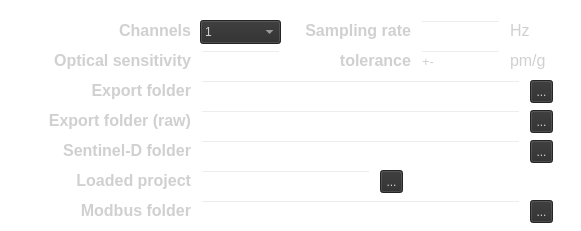
       <widget class="QWidget" name="widget_opt" native="true">
        <property name="geometry">
         <rect>
          <x>0</x>
          <y>170</y>
          <width>581</width>
          <height>231</height>
         </rect>
        </property>
        <property name="layoutDirection">
         <enum>Qt::LeftToRight</enum>
        </property>
        <property name="styleSheet">
         <string notr="true">background-color: rgba(0, 0, 0,0);</string>
        </property>
        <widget class="QToolButton" name="opt_exp_fold_btn">
         <property name="enabled">
          <bool>false</bool>
         </property>
         <property name="geometry">
          <rect>
           <x>530</x>
           <y>80</y>
           <width>23</width>
           <height>23</height>
          </rect>
         </property>
         <property name="styleSheet">
          <string notr="true">color: rgb(208, 208, 208);
border-color: rgb(208, 208, 208);
background-color: rgb(44, 44, 44);</string>
         </property>
         <property name="text">
          <string>...</string>
         </property>
        </widget>
        <widget class="QLabel" name="settings_exp_fold_opt_raw_label">
         <property name="geometry">
          <rect>
           <x>0</x>
           <y>110</y>
           <width>191</width>
           <height>21</height>
          </rect>
         </property>
         <property name="font">
          <font>
           <pointsize>12</pointsize>
           <bold>true</bold>
          </font>
         </property>
         <property name="layoutDirection">
          <enum>Qt::LeftToRight</enum>
         </property>
         <property name="styleSheet">
          <string notr="true">color: rgb(208, 208, 208);</string>
         </property>
         <property name="text">
          <string>Export folder (raw)</string>
         </property>
         <property name="alignment">
          <set>Qt::AlignRight|Qt::AlignTrailing|Qt::AlignVCenter</set>
         </property>
        </widget>
        <widget class="QLineEdit" name="opt_sampling_rate_line">
         <property name="enabled">
          <bool>false</bool>
         </property>
         <property name="geometry">
          <rect>
           <x>420</x>
           <y>20</y>
           <width>81</width>
           <height>24</height>
          </rect>
         </property>
         <property name="styleSheet">
          <string notr="true">color: rgb(208, 208, 208);</string>
         </property>
         <property name="alignment">
          <set>Qt::AlignRight|Qt::AlignTrailing|Qt::AlignVCenter</set>
         </property>
        </widget>
        <widget class="QLineEdit" name="opt_sentinel_fold_line">
         <property name="enabled">
          <bool>false</bool>
         </property>
         <property name="geometry">
          <rect>
           <x>200</x>
           <y>140</y>
           <width>321</width>
           <height>24</height>
          </rect>
         </property>
         <property name="styleSheet">
          <string notr="true">color: rgb(208, 208, 208);</string>
         </property>
        </widget>
        <widget class="QLineEdit" name="opt_exp_folder_raw_line">
         <property name="enabled">
          <bool>false</bool>
         </property>
         <property name="geometry">
          <rect>
           <x>200</x>
           <y>110</y>
           <width>321</width>
           <height>24</height>
          </rect>
         </property>
         <property name="styleSheet">
          <string notr="true">color: rgb(208, 208, 208);</string>
         </property>
        </widget>
        <widget class="QToolButton" name="opt_sentinel_fold_btn">
         <property name="enabled">
          <bool>false</bool>
         </property>
         <property name="geometry">
          <rect>
           <x>530</x>
           <y>140</y>
           <width>23</width>
           <height>23</height>
          </rect>
         </property>
         <property name="styleSheet">
          <string notr="true">color: rgb(208, 208, 208);
border-color: rgb(208, 208, 208);
background-color: rgb(44, 44, 44);</string>
         </property>
         <property name="text">
          <string>...</string>
         </property>
        </widget>
        <widget class="QLineEdit" name="opt_exp_folder_line">
         <property name="enabled">
          <bool>false</bool>
         </property>
         <property name="geometry">
          <rect>
           <x>200</x>
           <y>80</y>
           <width>321</width>
           <height>24</height>
          </rect>
         </property>
         <property name="styleSheet">
          <string notr="true">color: rgb(208, 208, 208);</string>
         </property>
         <property name="alignment">
          <set>Qt::AlignLeading|Qt::AlignLeft|Qt::AlignVCenter</set>
         </property>
        </widget>
        <widget class="QToolButton" name="opt_exp_fold_raw_btn">
         <property name="enabled">
          <bool>false</bool>
         </property>
         <property name="geometry">
          <rect>
           <x>530</x>
           <y>110</y>
           <width>23</width>
           <height>23</height>
          </rect>
         </property>
         <property name="styleSheet">
          <string notr="true">color: rgb(208, 208, 208);
border-color: rgb(208, 208, 208);
background-color: rgb(44, 44, 44);</string>
         </property>
         <property name="text">
          <string>...</string>
         </property>
        </widget>
        <widget class="QLabel" name="settings_opt_exp_fold_label">
         <property name="geometry">
          <rect>
           <x>40</x>
           <y>80</y>
           <width>151</width>
           <height>21</height>
          </rect>
         </property>
         <property name="font">
          <font>
           <pointsize>12</pointsize>
           <bold>true</bold>
          </font>
         </property>
         <property name="layoutDirection">
          <enum>Qt::LeftToRight</enum>
         </property>
         <property name="styleSheet">
          <string notr="true">color: rgb(208, 208, 208);</string>
         </property>
         <property name="text">
          <string>Export folder</string>
         </property>
         <property name="alignment">
          <set>Qt::AlignRight|Qt::AlignTrailing|Qt::AlignVCenter</set>
         </property>
        </widget>
        <widget class="QLabel" name="settings_hz2_label">
         <property name="geometry">
          <rect>
           <x>510</x>
           <y>20</y>
           <width>21</width>
           <height>21</height>
          </rect>
         </property>
         <property name="font">
          <font>
           <pointsize>12</pointsize>
          </font>
         </property>
         <property name="styleSheet">
          <string notr="true">color: rgb(208, 208, 208);</string>
         </property>
         <property name="text">
          <string>Hz</string>
         </property>
        </widget>
        <widget class="QLabel" name="settings_sampl_rate_opt_label">
         <property name="geometry">
          <rect>
           <x>290</x>
           <y>20</y>
           <width>121</width>
           <height>21</height>
          </rect>
         </property>
         <property name="font">
          <font>
           <pointsize>12</pointsize>
           <bold>true</bold>
          </font>
         </property>
         <property name="layoutDirection">
          <enum>Qt::LeftToRight</enum>
         </property>
         <property name="styleSheet">
          <string notr="true">color: rgb(208, 208, 208);</string>
         </property>
         <property name="text">
          <string>Sampling rate</string>
         </property>
         <property name="alignment">
          <set>Qt::AlignRight|Qt::AlignTrailing|Qt::AlignVCenter</set>
         </property>
        </widget>
        <widget class="QLabel" name="settings_load_project_label">
         <property name="geometry">
          <rect>
           <x>40</x>
           <y>160</y>
           <width>151</width>
           <height>41</height>
          </rect>
         </property>
         <property name="font">
          <font>
           <pointsize>12</pointsize>
           <bold>true</bold>
          </font>
         </property>
         <property name="layoutDirection">
          <enum>Qt::LeftToRight</enum>
         </property>
         <property name="styleSheet">
          <string notr="true">color: rgb(208, 208, 208);</string>
         </property>
         <property name="text">
          <string>Loaded project</string>
         </property>
         <property name="alignment">
          <set>Qt::AlignRight|Qt::AlignTrailing|Qt::AlignVCenter</set>
         </property>
        </widget>
        <widget class="QLineEdit" name="opt_loaded_project_line">
         <property name="enabled">
          <bool>false</bool>
         </property>
         <property name="geometry">
          <rect>
           <x>200</x>
           <y>170</y>
           <width>171</width>
           <height>24</height>
          </rect>
         </property>
         <property name="styleSheet">
          <string notr="true">color: rgb(208, 208, 208);</string>
         </property>
        </widget>
        <widget class="QLabel" name="settings_sentinel_fold_label">
         <property name="geometry">
          <rect>
           <x>30</x>
           <y>140</y>
           <width>161</width>
           <height>21</height>
          </rect>
         </property>
         <property name="font">
          <font>
           <pointsize>12</pointsize>
           <bold>true</bold>
          </font>
         </property>
         <property name="layoutDirection">
          <enum>Qt::LeftToRight</enum>
         </property>
         <property name="styleSheet">
          <string notr="true">color: rgb(208, 208, 208);</string>
         </property>
         <property name="text">
          <string>Sentinel-D folder</string>
         </property>
         <property name="alignment">
          <set>Qt::AlignRight|Qt::AlignTrailing|Qt::AlignVCenter</set>
         </property>
        </widget>
        <widget class="QToolButton" name="opt_loaded_project_btn">
         <property name="enabled">
          <bool>false</bool>
         </property>
         <property name="geometry">
          <rect>
           <x>380</x>
           <y>170</y>
           <width>23</width>
           <height>23</height>
          </rect>
         </property>
         <property name="styleSheet">
          <string notr="true">color: rgb(208, 208, 208);
border-color: rgb(208, 208, 208);
background-color: rgb(44, 44, 44);</string>
         </property>
         <property name="text">
          <string>...</string>
         </property>
        </widget>
        <widget class="QLabel" name="settings_opt_channles_label">
         <property name="geometry">
          <rect>
           <x>40</x>
           <y>20</y>
           <width>151</width>
           <height>21</height>
          </rect>
         </property>
         <property name="font">
          <font>
           <pointsize>12</pointsize>
           <bold>true</bold>
          </font>
         </property>
         <property name="layoutDirection">
          <enum>Qt::LeftToRight</enum>
         </property>
         <property name="styleSheet">
          <string notr="true">color: rgb(208, 208, 208);</string>
         </property>
         <property name="text">
          <string>Channels</string>
         </property>
         <property name="alignment">
          <set>Qt::AlignRight|Qt::AlignTrailing|Qt::AlignVCenter</set>
         </property>
        </widget>
        <widget class="QComboBox" name="opt_channels_combobox">
         <property name="enabled">
          <bool>false</bool>
         </property>
         <property name="geometry">
          <rect>
           <x>200</x>
           <y>20</y>
           <width>81</width>
           <height>24</height>
          </rect>
         </property>
         <property name="layoutDirection">
          <enum>Qt::LeftToRight</enum>
         </property>
         <property name="styleSheet">
          <string notr="true">color: rgb(208, 208, 208);
border-color: rgb(208, 208, 208);
background-color: rgb(44, 44, 44);</string>
         </property>
         <item>
          <property name="text">
           <string>1</string>
          </property>
         </item>
         <item>
          <property name="text">
           <string>2</string>
          </property>
         </item>
        </widget>
        <widget class="QToolButton" name="opt_modbus_fold_btn">
         <property name="enabled">
          <bool>false</bool>
         </property>
         <property name="geometry">
          <rect>
           <x>530</x>
           <y>200</y>
           <width>23</width>
           <height>23</height>
          </rect>
         </property>
         <property name="styleSheet">
          <string notr="true">color: rgb(208, 208, 208);
border-color: rgb(208, 208, 208);
background-color: rgb(44, 44, 44);</string>
         </property>
         <property name="text">
          <string>...</string>
         </property>
        </widget>
        <widget class="QLabel" name="settings_modbus_fold_label">
         <property name="geometry">
          <rect>
           <x>30</x>
           <y>200</y>
           <width>161</width>
           <height>21</height>
          </rect>
         </property>
         <property name="font">
          <font>
           <pointsize>12</pointsize>
           <bold>true</bold>
          </font>
         </property>
         <property name="layoutDirection">
          <enum>Qt::LeftToRight</enum>
         </property>
         <property name="styleSheet">
          <string notr="true">color: rgb(208, 208, 208);</string>
         </property>
         <property name="text">
          <string>Modbus folder</string>
         </property>
         <property name="alignment">
          <set>Qt::AlignRight|Qt::AlignTrailing|Qt::AlignVCenter</set>
         </property>
        </widget>
        <widget class="QLineEdit" name="opt_modbus_fold_line">
         <property name="enabled">
          <bool>false</bool>
         </property>
         <property name="geometry">
          <rect>
           <x>200</x>
           <y>200</y>
           <width>321</width>
           <height>24</height>
          </rect>
         </property>
         <property name="styleSheet">
          <string notr="true">color: rgb(208, 208, 208);</string>
         </property>
         <property name="text">
          <string/>
         </property>
        </widget>
        <widget class="QLabel" name="settings_opt_cal_sens_label">
         <property name="geometry">
          <rect>
           <x>0</x>
           <y>50</y>
           <width>191</width>
           <height>21</height>
          </rect>
         </property>
         <property name="font">
          <font>
           <pointsize>12</pointsize>
           <bold>true</bold>
          </font>
         </property>
         <property name="layoutDirection">
          <enum>Qt::LeftToRight</enum>
         </property>
         <property name="styleSheet">
          <string notr="true">color: rgb(208, 208, 208);</string>
         </property>
         <property name="text">
          <string>Optical sensitivity</string>
         </property>
         <property name="alignment">
          <set>Qt::AlignRight|Qt::AlignTrailing|Qt::AlignVCenter</set>
         </property>
        </widget>
        <widget class="QLabel" name="settings_pm_g_label">
         <property name="geometry">
          <rect>
           <x>510</x>
           <y>50</y>
           <width>51</width>
           <height>21</height>
          </rect>
         </property>
         <property name="font">
          <font>
           <pointsize>12</pointsize>
          </font>
         </property>
         <property name="styleSheet">
          <string notr="true">color: rgb(208, 208, 208);</string>
         </property>
         <property name="text">
          <string>pm/g</string>
         </property>
        </widget>
        <widget class="QLabel" name="settings_opt_cal_sens_label_2">
         <property name="geometry">
          <rect>
           <x>320</x>
           <y>50</y>
           <width>91</width>
           <height>21</height>
          </rect>
         </property>
         <property name="font">
          <font>
           <pointsize>12</pointsize>
           <bold>true</bold>
          </font>
         </property>
         <property name="layoutDirection">
          <enum>Qt::LeftToRight</enum>
         </property>
         <property name="styleSheet">
          <string notr="true">color: rgb(208, 208, 208);</string>
         </property>
         <property name="text">
          <string>tolerance</string>
         </property>
         <property name="alignment">
          <set>Qt::AlignRight|Qt::AlignTrailing|Qt::AlignVCenter</set>
         </property>
        </widget>
        <widget class="QLabel" name="settings_hz3_label_2">
         <property name="geometry">
          <rect>
           <x>422</x>
           <y>51</y>
           <width>21</width>
           <height>20</height>
          </rect>
         </property>
         <property name="font">
          <font>
           <pointsize>10</pointsize>
          </font>
         </property>
         <property name="styleSheet">
          <string notr="true">color: rgb(208, 208, 208);
background-color: rgba(255, 255, 255, 2);</string>
         </property>
         <property name="text">
          <string>+-</string>
         </property>
        </widget>
        <widget class="QLineEdit" name="calib_opt_sensitivity_toler_line">
         <property name="enabled">
          <bool>false</bool>
         </property>
         <property name="geometry">
          <rect>
           <x>420</x>
           <y>50</y>
           <width>81</width>
           <height>24</height>
          </rect>
         </property>
         <property name="styleSheet">
          <string notr="true">color: rgb(208, 208, 208);</string>
         </property>
         <property name="alignment">
          <set>Qt::AlignRight|Qt::AlignTrailing|Qt::AlignVCenter</set>
         </property>
        </widget>
        <widget class="QLineEdit" name="calib_opt_sensitivity_line">
         <property name="enabled">
          <bool>false</bool>
         </property>
         <property name="geometry">
          <rect>
           <x>200</x>
           <y>50</y>
           <width>81</width>
           <height>24</height>
          </rect>
         </property>
         <property name="styleSheet">
          <string notr="true">color: rgb(208, 208, 208);</string>
         </property>
         <property name="alignment">
          <set>Qt::AlignRight|Qt::AlignTrailing|Qt::AlignVCenter</set>
         </property>
        </widget>
        <zorder>opt_exp_fold_btn</zorder>
        <zorder>settings_exp_fold_opt_raw_label</zorder>
        <zorder>opt_sampling_rate_line</zorder>
        <zorder>opt_sentinel_fold_line</zorder>
        <zorder>opt_exp_folder_raw_line</zorder>
        <zorder>opt_sentinel_fold_btn</zorder>
        <zorder>opt_exp_folder_line</zorder>
        <zorder>opt_exp_fold_raw_btn</zorder>
        <zorder>settings_opt_exp_fold_label</zorder>
        <zorder>settings_hz2_label</zorder>
        <zorder>settings_sampl_rate_opt_label</zorder>
        <zorder>settings_load_project_label</zorder>
        <zorder>opt_loaded_project_line</zorder>
        <zorder>settings_sentinel_fold_label</zorder>
        <zorder>opt_loaded_project_btn</zorder>
        <zorder>settings_opt_channles_label</zorder>
        <zorder>opt_channels_combobox</zorder>
        <zorder>opt_modbus_fold_btn</zorder>
        <zorder>settings_modbus_fold_label</zorder>
        <zorder>opt_modbus_fold_line</zorder>
        <zorder>settings_opt_cal_sens_label</zorder>
        <zorder>settings_pm_g_label</zorder>
        <zorder>settings_opt_cal_sens_label_2</zorder>
        <zorder>calib_opt_sensitivity_toler_line</zorder>
        <zorder>calib_opt_sensitivity_line</zorder>
        <zorder>settings_hz3_label_2</zorder>
       </widget>
